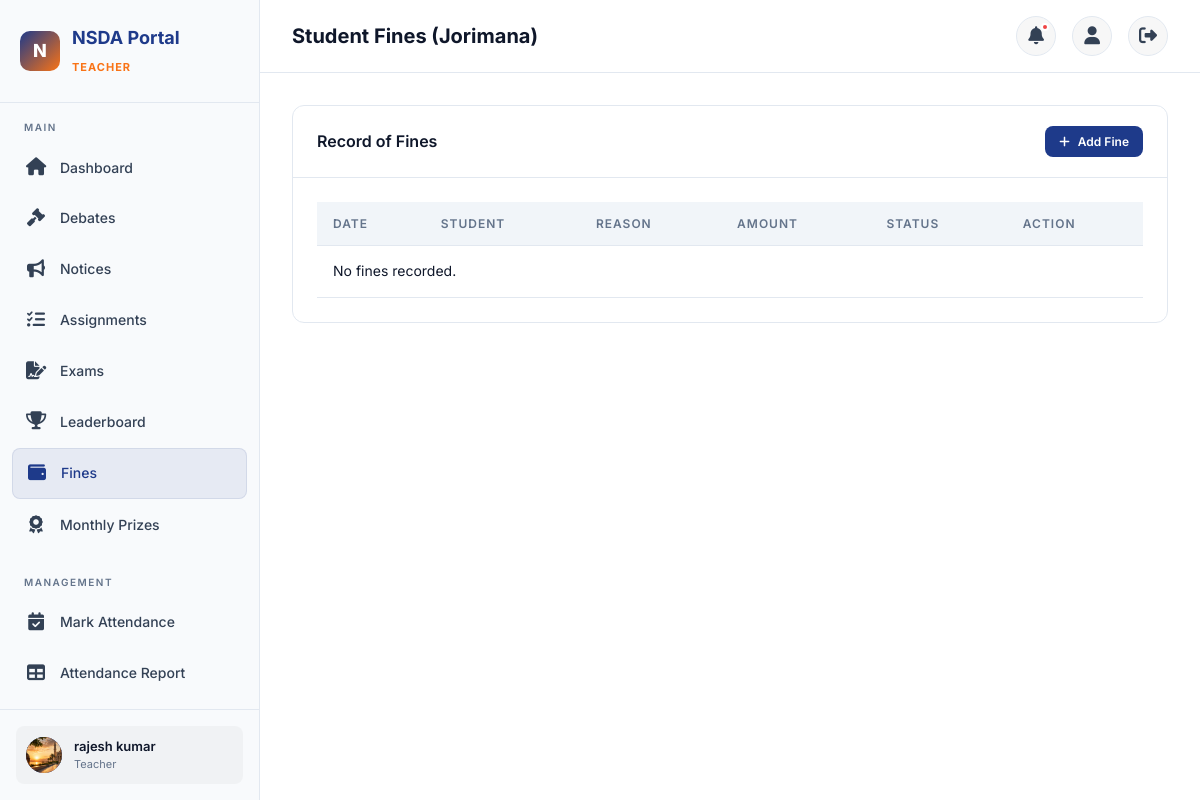
Page /finance/fines/ (signed in) on the earlier database version.
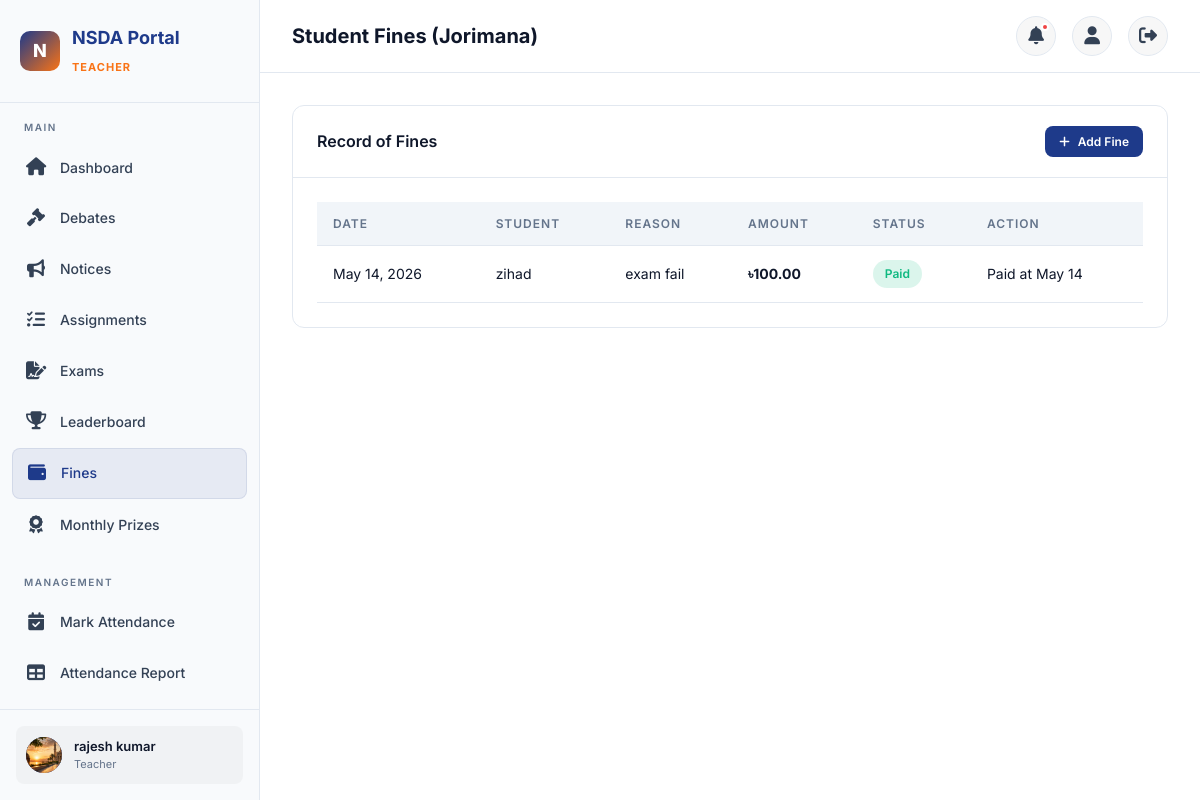
Same page on the later database version.
### finance/models.py (models this page shows, shortened)
class Fine(models.Model):
    student = models.ForeignKey(
        settings.AUTH_USER_MODEL,
        on_delete=models.CASCADE,
        related_name='fines',
    )
    amount = models.DecimalField(max_digits=10, decimal_places=2)
    reason = models.TextField()
    is_paid = models.BooleanField(default=False)
    created_at = models.DateTimeField(auto_now_add=True)
    paid_at = models.DateTimeField(null=True, blank=True)
    created_by = models.ForeignKey(
        settings.AUTH_USER_MODEL,
        on_delete=models.SET_NULL,
        null=True,
        related_name='created_fines',
    )
    class Meta:
        ordering = ['-created_at']

### accounts/models.py (models this page shows, shortened)
class User(AbstractUser):
    class Role(models.TextChoices):
        STUDENT = 'student', 'Student'
        CR = 'cr', 'Class Representative'
        TEACHER = 'teacher', 'Teacher'
        ADMIN = 'admin', 'Admin'
    role = models.CharField(
        max_length=10,
        choices=Role.choices,
        default=Role.STUDENT,
    )
    profile_picture = models.ImageField(
        upload_to='profiles/',
        blank=True,
        null=True,
    )
    phone = models.CharField(max_length=20, blank=True)
    bio = models.TextField(blank=True)
    grade_level = models.CharField(max_length=50, blank=True)
    school = models.CharField(max_length=200, blank=True)
    date_of_birth = models.DateField(blank=True, null=True)
    created_at = models.DateTimeField(auto_now_add=True)
    updated_at = models.DateTimeField(auto_now=True)
    @property
    def is_student(self):
        return self.role == self.Role.STUDENT
    @property
    def is_cr(self):
        return self.role == self.Role.CR
    @property
    def is_teacher(self):
        return self.role == self.Role.TEACHER
    @property
    def is_admin_user(self):
        return self.role == self.Role.ADMIN
    @property
    def can_manage_records(self):
        return self.role in [self.Role.CR, self.Role.TEACHER, self.Role.ADMIN]

### finance/views.py (the view)
# urls.py: path('fines/', views.FineListView.as_view(), name='fine_list'),
class FineListView(LoginRequiredMixin, ListView):
    model = Fine
    template_name = 'finance/fine_list.html'
    context_object_name = 'fines'
    def get_queryset(self):
        if self.request.user.role in ('teacher', 'admin', 'cr'):
            return Fine.objects.all()
        return Fine.objects.filter(student=self.request.user)

### portal/context_processors.py (called while the page is built)
def notifications_processor(request):
    if request.user.is_authenticated:
        unread_count = Notification.objects.filter(
            user=request.user, is_read=False
        ).count()
        recent_notifications = Notification.objects.filter(
            user=request.user
        ).order_by('-created_at')[:5]
        return {
            'unread_notifications_count': unread_count,
            'recent_notifications': recent_notifications
        }
    return {'unread_notifications_count': 0, 'recent_notifications': []}

### templates/finance/fine_list.html (shortened to what this page needs)
{% extends "base.html" %}
{% block page_title %}Student Fines (Jorimana){% endblock %}
{% block content %}
<div class="card">
    <div class="card-header" style="display:flex;justify-content:space-between;align-items:center;">
        <h3>Record of Fines</h3>
        {% if request.user.can_manage_records %}
        <a href="{% url 'finance:fine_create' %}" class="btn btn-primary btn-sm"><i class="fas fa-plus"></i> Add Fine</a>
        {% endif %}
    </div>
    <div class="card-body">
        <div class="table-container">
            <table>
                <thead>
                    <tr>
                        <th>Date</th>
                        {% if request.user.can_manage_records %}<th>Student</th>{% endif %}
                        <th>Reason</th>
                        <th>Amount</th>
                        <th>Status</th>
                        {% if request.user.can_manage_records %}<th>Action</th>{% endif %}
                    </tr>
                </thead>
                <tbody>
                    {% for fine in fines %}
                    <tr>
                        <td>{{ fine.created_at|date:"M d, Y" }}</td>
                        {% if request.user.can_manage_records %}<td>{{ fine.student.username }}</td>{% endif %}
                        <td>{{ fine.reason }}</td>
                        <td style="font-weight:700;">৳{{ fine.amount }}</td>
                        <td>
                            {% if fine.is_paid %}
                                <span class="badge badge-success">Paid</span>
                            {% else %}
                                <span class="badge badge-warning">Unpaid</span>
                            {% endif %}
                        </td>
                        {% if request.user.can_manage_records %}
                        <td>
                            {% if not fine.is_paid %}
                            <form method="POST" action="{% url 'finance:mark_paid' fine.pk %}" style="display:inline;">
                                {% csrf_token %}
                                <button type="submit" class="btn btn-sm btn-success">Mark Paid</button>
                            </form>
                            {% else %}
                            <span class="text-muted text-sm">Paid at {{ fine.paid_at|date:"M d" }}</span>
                            {% endif %}
                        </td>
                        {% endif %}
                    </tr>
                    {% empty %}
                    <tr><td colspan="6" class="text-center">No fines recorded.</td></tr>
                    {% endfor %}
                </tbody>
            </table>
        </div>
    </div>
</div>
{% endblock %}

Differences in the rows shown:
added Fine: created_at "May 14, 2026", student.username "zihad", reason "exam fail", amount "100.00", is_paid "Paid", paid_at "May 14"
Other differences:
text no longer shown: "No fines recorded."
